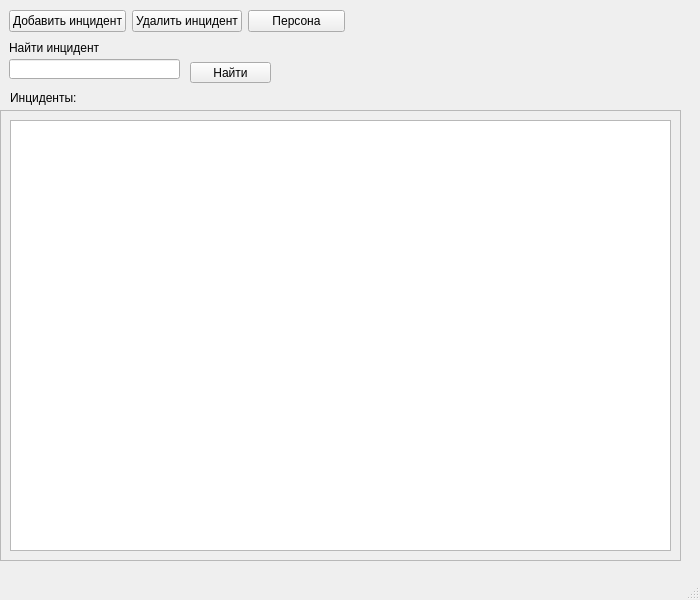
<?xml version="1.0" encoding="UTF-8"?>
<ui version="4.0">
 <class>MainWindow</class>
 <widget class="QMainWindow" name="MainWindow">
  <property name="geometry">
   <rect>
    <x>0</x>
    <y>0</y>
    <width>700</width>
    <height>600</height>
   </rect>
  </property>
  <property name="minimumSize">
   <size>
    <width>700</width>
    <height>600</height>
   </size>
  </property>
  <property name="windowTitle">
   <string>MainWindow</string>
  </property>
  <widget class="QWidget" name="centralwidget">
   <widget class="QPushButton" name="find_button">
    <property name="geometry">
     <rect>
      <x>190</x>
      <y>62</y>
      <width>81</width>
      <height>21</height>
     </rect>
    </property>
    <property name="text">
     <string>Найти</string>
    </property>
   </widget>
   <widget class="QLabel" name="label">
    <property name="geometry">
     <rect>
      <x>9</x>
      <y>40</y>
      <width>91</width>
      <height>16</height>
     </rect>
    </property>
    <property name="text">
     <string>Найти инцидент:</string>
    </property>
   </widget>
   <widget class="QLineEdit" name="find_lineedit">
    <property name="geometry">
     <rect>
      <x>9</x>
      <y>59</y>
      <width>171</width>
      <height>20</height>
     </rect>
    </property>
   </widget>
   <widget class="QWidget" name="horizontalLayoutWidget">
    <property name="geometry">
     <rect>
      <x>9</x>
      <y>9</y>
      <width>336</width>
      <height>25</height>
     </rect>
    </property>
    <layout class="QHBoxLayout" name="hbox">
     <item>
      <widget class="QPushButton" name="add_button">
       <property name="text">
        <string>Добавить инцидент</string>
       </property>
      </widget>
     </item>
     <item>
      <widget class="QPushButton" name="delete_button">
       <property name="text">
        <string>Удалить инцидент</string>
       </property>
      </widget>
     </item>
     <item>
      <widget class="QPushButton" name="persons_button">
       <property name="text">
        <string>Персона</string>
       </property>
      </widget>
     </item>
    </layout>
   </widget>
   <widget class="QLabel" name="label_2">
    <property name="geometry">
     <rect>
      <x>10</x>
      <y>90</y>
      <width>71</width>
      <height>16</height>
     </rect>
    </property>
    <property name="text">
     <string>Инциденты:</string>
    </property>
   </widget>
   <widget class="QScrollArea" name="scroll_area">
    <property name="geometry">
     <rect>
      <x>0</x>
      <y>110</y>
      <width>681</width>
      <height>451</height>
     </rect>
    </property>
    <property name="widgetResizable">
     <bool>true</bool>
    </property>
    <widget class="QWidget" name="scrollAreaWidgetContents">
     <property name="geometry">
      <rect>
       <x>0</x>
       <y>0</y>
       <width>679</width>
       <height>449</height>
      </rect>
     </property>
     <layout class="QVBoxLayout" name="verticalLayout">
      <item>
       <widget class="QListWidget" name="incidents_listbox">
        <property name="minimumSize">
         <size>
          <width>500</width>
          <height>400</height>
         </size>
        </property>
       </widget>
      </item>
     </layout>
    </widget>
   </widget>
  </widget>
  <widget class="QStatusBar" name="statusbar"/>
 </widget>
 <resources/>
 <connections/>
</ui>
